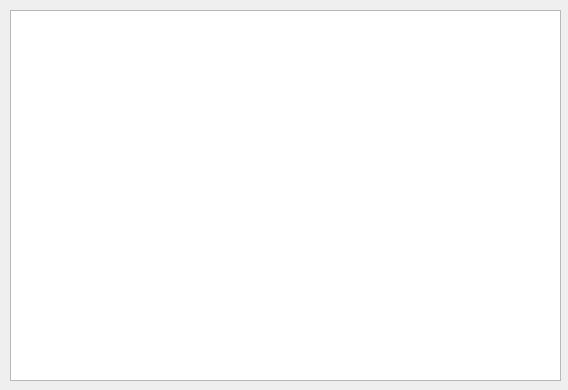
<?xml version="1.0" encoding="UTF-8"?>
<ui version="4.0">
 <class>InformationDialog</class>
 <widget class="QDialog" name="InformationDialog">
  <property name="geometry">
   <rect>
    <x>0</x>
    <y>0</y>
    <width>568</width>
    <height>390</height>
   </rect>
  </property>
  <property name="windowTitle">
   <string>Dialog</string>
  </property>
  <widget class="QTableWidget" name="table">
   <property name="geometry">
    <rect>
     <x>10</x>
     <y>10</y>
     <width>551</width>
     <height>371</height>
    </rect>
   </property>
  </widget>
 </widget>
 <resources/>
 <connections/>
</ui>
